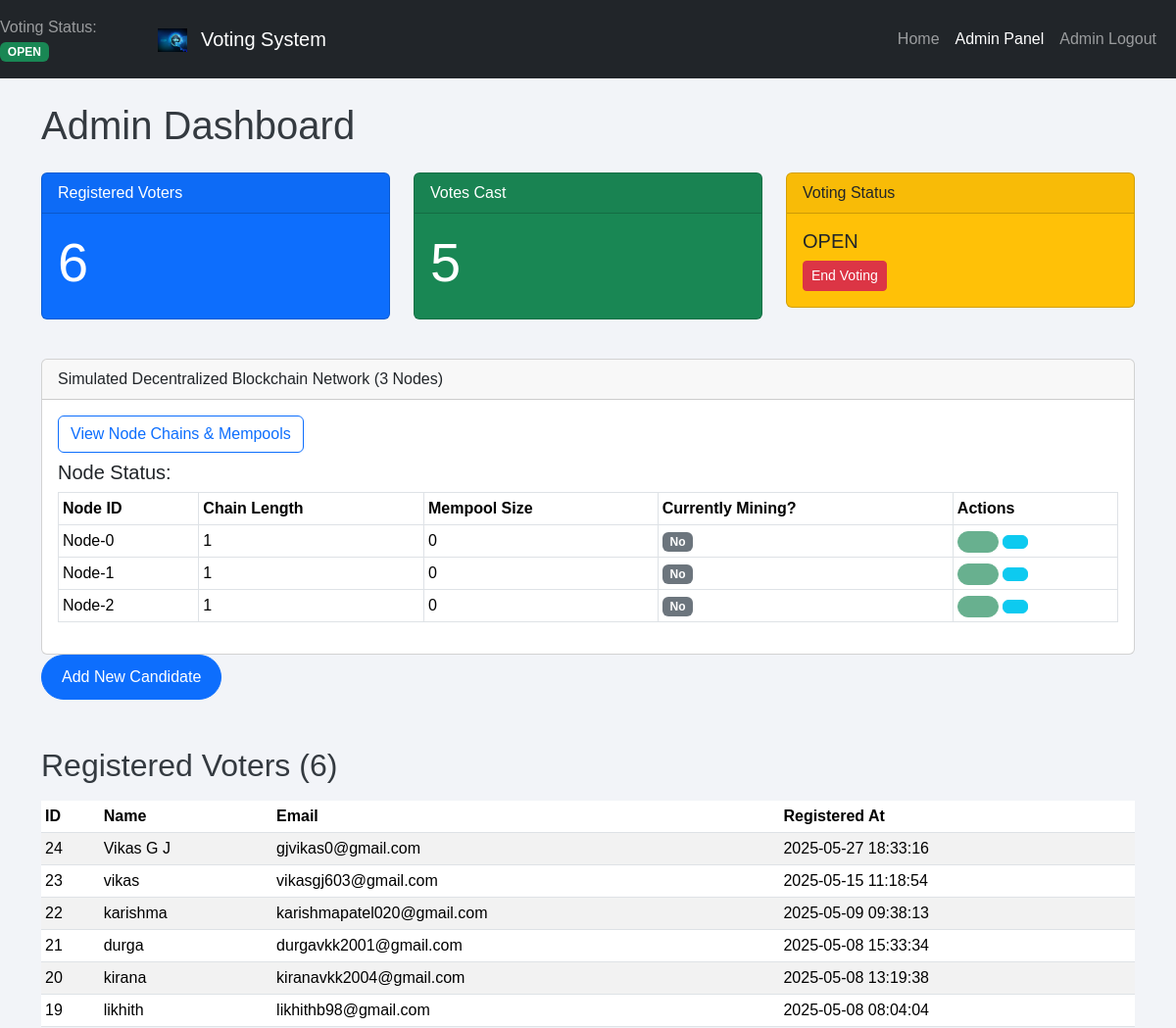
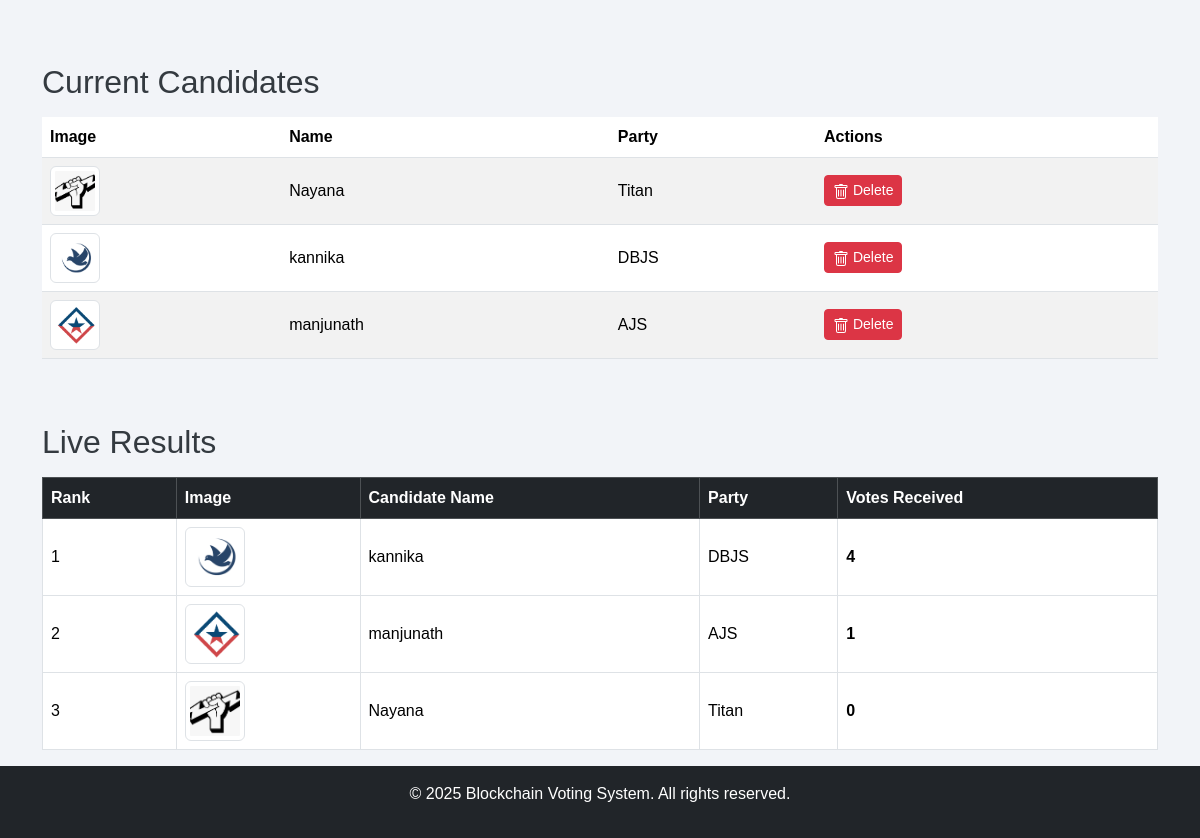
The app's page /admin/dashboard (signed in) with its own data (2 pictures, top to bottom).
### tables this page shows
CREATE TABLE voters (
    id INTEGER PRIMARY KEY AUTOINCREMENT,
    name TEXT NOT NULL,
    email TEXT UNIQUE NOT NULL,
    phone TEXT, -- Allow NULL for phone
    password TEXT NOT NULL, -- Store HASHED password
    registered_at TIMESTAMP DEFAULT CURRENT_TIMESTAMP
    -- removed verified column for simplicity, add back if needed
);

CREATE TABLE candidates (
    id INTEGER PRIMARY KEY AUTOINCREMENT,
    name TEXT NOT NULL UNIQUE, -- Ensure candidate names are unique
    party TEXT NOT NULL,
    image_filename TEXT -- Store the filename of the uploaded image
);

### app.py (the view)
@app.route('/admin/dashboard')
@admin_required
def admin_dashboard():
    conn = get_db()
    candidates = conn.execute('SELECT * FROM candidates ORDER BY name').fetchall()
    voter_count = conn.execute('SELECT COUNT(id) FROM voters').fetchone()[0]
    vote_count = conn.execute('SELECT COUNT(id) FROM votes').fetchone()[0]
    results = conn.execute('''
        SELECT c.id, c.name, c.party, c.image_filename, COUNT(v.id) as vote_count
        FROM candidates c LEFT JOIN votes v ON c.id = v.candidate_id
        GROUP BY c.id ORDER BY vote_count DESC, c.name
    ''').fetchall()
    voters = conn.execute('SELECT id, name, email, registered_at FROM voters ORDER BY registered_at DESC').fetchall()
    node_info = []
    for idx, node_obj in enumerate(SIMULATED_NODES):
        node_info.append({
            "id": node_obj.node_id,
            "chain_length": len(node_obj.blockchain.chain),
            "mempool_size": len(node_obj.blockchain.pending_transactions),
            "is_mining": node_obj.is_mining
        })
    return render_template('admin_dashboard.html',
                           candidates=candidates, voter_count=voter_count,
                           vote_count=vote_count, results=results, voters=voters,
                           voting_open=VOTING_OPEN, node_info=node_info, num_nodes=NUM_SIMULATED_NODES)

### app.py (called while the page is built)
def get_db():
    if 'db' not in g:
        g.db = sqlite3.connect(app.config['DATABASE'], detect_types=sqlite3.PARSE_DECLTYPES)
        g.db.row_factory = sqlite3.Row
        g.db.execute("PRAGMA foreign_keys = ON;")
    return g.db

def admin_required(f):
    @wraps(f)
    def decorated_function(*args, **kwargs):
        if 'admin_logged_in' not in session or not session['admin_logged_in']:
            flash('Admin access required.', 'danger')
            return redirect(url_for('admin_login'))
        return f(*args, **kwargs)
    return decorated_function

@app.before_request
def load_logged_in_user():
    user_id = session.get('user_id')
    g.user = None
    g.admin = None  # For admin context if needed
    if user_id is not None:
        g.user = get_db().execute('SELECT id, name, email FROM voters WHERE id = ?', (user_id,)).fetchone()
    elif session.get('admin_logged_in'):
        g.admin = {'username': session.get('admin_username')}

@app.context_processor
def inject_global_vars():
    return {'current_year': datetime.datetime.utcnow().year, 'voting_open_global': VOTING_OPEN}

### Templates/admin_dashboard.html (shortened to what this page needs)
{% extends "base.html" %}
{% block content %}
<h1 class="mb-4">Admin Dashboard</h1>
<div class="row mb-4">
    <div class="col-md-4">
        <div class="card text-white bg-primary mb-3">
            <div class="card-header">Registered Voters</div>
            <div class="card-body">
                <h5 class="card-title display-4">{{ voter_count }}</h5>
            </div>
        </div>
    </div>
     <div class="col-md-4">
        <div class="card text-white bg-success mb-3">
            <div class="card-header">Votes Cast</div>
            <div class="card-body">
                <h5 class="card-title display-4">{{ vote_count }}</h5>
            </div>
        </div>
    </div>
    <div class="col-md-4">
        <div class="card text-dark bg-warning mb-3">
            <div class="card-header">Voting Status</div>
            <div class="card-body">
                 <h5 class="card-title">{{ 'OPEN' if voting_open else 'CLOSED' }}</h5>
                 <form action="{{ url_for('toggle_voting') }}" method="post" class="d-inline">
                    <button type="submit" class="btn btn-sm btn-{{ 'danger' if voting_open else 'success' }}">
                        {{ 'End Voting' if voting_open else 'Start Voting' }}
                    </button>
                </form>
            </div>
        </div>
    </div>
</div>
<div class="row mt-4">
    <div class="col-md-12">
        <div class="card">
            <div class="card-header">
                Simulated Decentralized Blockchain Network ({{ num_nodes }} Nodes)
            </div>
            <div class="card-body">
                <a href="{{ url_for('admin_view_blockchain_nodes') }}" class="btn btn-outline-primary mb-2">
                     View Node Chains & Mempools
                </a>
                {% if node_info %}
                <h5>Node Status:</h5>
                <table class="table table-sm table-bordered">
                    <thead>
                        <tr><th>Node ID</th><th>Chain Length</th><th>Mempool Size</th><th>Currently Mining?</th><th>Actions</th></tr>
                    </thead>
                    <tbody>
                    {% for node in node_info %}
                        <tr>
                            <td>{{ node.id }}</td>
                            <td>{{ node.chain_length }}</td>
                            <td>{{ node.mempool_size }}</td>
                            <td><span class="badge {% if node.is_mining %}bg-warning text-dark{% else %}bg-secondary{% endif %}">{{ "Yes" if node.is_mining else "No" }}</span></td>
                            <td>
                                <form action="{{ url_for('admin_mine_on_node', node_idx=loop.index0) }}" method="POST" style="display: inline;">
                                    <button type="submit" class="btn btn-xs btn-success {% if node.mempool_size == 0 or node.is_mining %}disabled{% endif %}" title="Mine on {{node.id}}">
                                    </button>
                                </form>
                                <a href="{{ url_for('admin_view_blockchain_nodes', node_index=loop.index0) }}" class="btn btn-xs btn-info" title="View {{node.id}} Chain">
                                </a>
                            </td>
                        </tr>
                    {% endfor %}
                    </tbody>
                </table>
                {% else %}
                <p>No node information available.</p>
                {% endif %}
            </div>
        </div>
    </div>
</div>
<div class="mb-4">
     <a href="{{ url_for('admin_add_candidate') }}" class="btn btn-primary">Add New Candidate</a>
</div>
<h2 class="mt-5 mb-3">Registered Voters ({{ voter_count }})</h2>
<div class="table-responsive">
    <table class="table table-sm table-striped table-hover">
        <thead>
            <tr>
                <th>ID</th>
                <th>Name</th>
                <th>Email</th>
                <th>Registered At</th>
            </tr>
        </thead>
        <tbody>
            {% if voters %}
                {% for voter in voters %}
                <tr>
                    <td>{{ voter.id }}</td>
                    <td>{{ voter.name }}</td>
                    <td>{{ voter.email }}</td>
                    <td>{{ voter.registered_at.strftime('%Y-%m-%d %H:%M:%S') if voter.registered_at else '-' }}</td>
                </tr>
                {% endfor %}
            {% else %}
                <tr><td colspan="4" class="text-center text-muted">No registered voters found.</td></tr>
            {% endif %}
        </tbody>
    </table>
</div>
<h2 class="mt-5 mb-3">Current Candidates</h2>
{% if candidates %}
<div class="table-responsive">
    <table class="table table-striped table-hover align-middle">
        <thead>
            <tr>
                <th>Image</th>
                <th>Name</th>
                <th>Party</th>
                <th>Actions</th>
            </tr>
        </thead>
        <tbody>
            {% for candidate in candidates %}
            <tr>
                <td>
                    <img src="{{ url_for('uploaded_file', filename=candidate.image_filename) if candidate.image_filename else url_for('static', filename='images/default_candidate.png') }}"
                         alt="{{ candidate.name }}" class="img-thumbnail" style="width: 50px; height: 50px; object-fit: cover;">
                </td>
                <td>{{ candidate.name }}</td>
                <td>{{ candidate.party }}</td>
                <td>
                    <form action="{{ url_for('admin_delete_candidate', candidate_id=candidate.id) }}"
                          method="post"
                          style="display: inline;"
                          onsubmit="return confirm('Are you sure you want to delete candidate \'{{ candidate.name }}\'? This action cannot be undone and might fail if the candidate has votes.');">
                        <button type="submit" class="btn btn-sm btn-danger">
                            Delete
                        </button>
                    </form>
                </td>
            </tr>
            {% endfor %}
        </tbody>
    </table>
</div>
{% else %}
<p class="text-muted">No candidates added yet.</p>
{% endif %}
 <h2 class="mt-5 mb-3">Live Results</h2>
 {% if results %}
 <div class="table-responsive">
    <table class="table table-bordered table-hover align-middle">
         <thead class="table-dark">
            <tr>
                <th>Rank</th>
                <th>Image</th>
                <th>Candidate Name</th>
                <th>Party</th>
                <th>Votes Received</th>
            </tr>
        </thead>
        <tbody>
            {% for result in results %}
            <tr>
                <td>{{ loop.index }}</td>
                 <td>
                    <img src="{{ url_for('uploaded_file', filename=result.image_filename) if result.image_filename else url_for('static', filename='images/default_candidate.png') }}"
                         alt="{{ result.name }}" class="img-thumbnail" style="width: 60px; height: 60px; object-fit: cover;">
                </td>
                <td>{{ result.name }}</td>
                <td>{{ result.party }}</td>
                <td><strong>{{ result.vote_count }}</strong></td>
            </tr>
            {% endfor %}
        </tbody>
    </table>
 </div>
 {% else %}
    <p class="text-center text-muted fst-italic">No votes cast or no candidates available yet.</p>
 {% endif %}
{% endblock %}

### Templates/base.html (shortened to what this page needs)
<!DOCTYPE html>
<html lang="en">
<head>
    <link href="https://cdn.jsdelivr.net/npm/bootstrap@5.3.2/dist/css/bootstrap.min.css" rel="stylesheet">
    <link rel="stylesheet" href="{{ url_for('static', filename='css/style.css') }}">
</head>
<body class="d-flex flex-column min-vh-100 {% block body_class %}{% endblock %}">
    <nav class="navbar navbar-expand-lg navbar-dark bg-dark sticky-top">
         {% if voting_open_global is defined %}
   <span class="navbar-text me-3">
       Voting Status: <span class="badge bg-{{ 'success' if voting_open_global else 'danger' }}">{{ 'OPEN' if voting_open_global else 'CLOSED' }}</span>
   </span>
          {% endif %}
        <div class="container-fluid">
            <a class="navbar-brand" href="{{ url_for('home') }}">
                <img src="{{ url_for('static', filename='images/logo.png') }}" alt="Logo" width="30" height="24" class="d-inline-block align-text-top me-2">
                Voting System
            </a>
            <div class="collapse navbar-collapse" id="navbarNav">
                <ul class="navbar-nav ms-auto">
                    <li class="nav-item">
                        <a class="nav-link {% if request.endpoint == 'home' %}active{% endif %}" href="{{ url_for('home') }}">Home</a>
                    </li>
                    {% if 'admin_logged_in' in session %}
                        <li class="nav-item">
                            <a class="nav-link {% if request.endpoint.startswith('admin_') %}active{% endif %}" href="{{ url_for('admin_dashboard') }}">Admin Panel</a>
                        </li>
                        <li class="nav-item">
                            <a class="nav-link" href="{{ url_for('admin_logout') }}">Admin Logout</a>
                        </li>
                    {% endif %}
                </ul>
            </div>
        </div>
    </nav>
    <main class="container mt-4 flex-grow-1">
        {% block content %}{% endblock %}
    </main>
    <footer class="bg-dark text-white text-center p-3 mt-auto">
       <p>© {{ current_year }} Blockchain Voting System. All rights reserved.</p>
    </footer>
</body>
</html>

### static/style.css (style rules this page uses)
body { background-color: #f2f4f8; font-family: 'Poppins', sans-serif; }
h1, h2, h3 { color: #343a40; }
.table { background-color: #fff; border-radius: 10px; }
.btn-primary, .btn-success, .btn-warning { border-radius: 25px; padding: 10px 20px; }
.container { margin-top: 30px; }

### records on screen
voters: id "24", name "Vikas G J", email "gjvikas0@gmail.com", registered_at "2025-05-27 18:33:16"
voters: id "23", name "vikas", email "vikasgj603@gmail.com", registered_at "2025-05-15 11:18:54"
voters: id "22", name "karishma", email "karishmapatel020@gmail.com", registered_at "2025-05-09 09:38:13"
voters: id "21", name "durga", email "durgavkk2001@gmail.com", registered_at "2025-05-08 15:33:34"
voters: id "20", name "kirana", email "kiranavkk2004@gmail.com", registered_at "2025-05-08 13:19:38"
voters: id "19", name "likhith", email "likhithb98@gmail.com", registered_at "2025-05-08 08:04:04"
candidates: image_filename (picture), name "Nayana", party "Titan", vote_count "0"
candidates: image_filename+name (picture), name "kannika", party "DBJS", vote_count "4"
candidates: image_filename+name (picture), name "manjunath", party "AJS", vote_count "1"

### other values on screen
{{ 'OPEN' if voting_open_global else 'CLOSED' }} "OPEN"
{{ voter_count }} "6"
{{ vote_count }} "5"
{{ 'OPEN' if voting_open else 'CLOSED' }} "OPEN"
{{ 'End Voting' if voting_open else 'Start Voting' }} "End Voting"
{{ num_nodes }} "3"
{{ node.id }} "Node-0" "Node-1" "Node-2"
{{ node.chain_length }} "1" "1" "1"
{{ node.mempool_size }} "0" "0" "0"
{{ "Yes" if node.is_mining else "No" }} "No" "No" "No"
